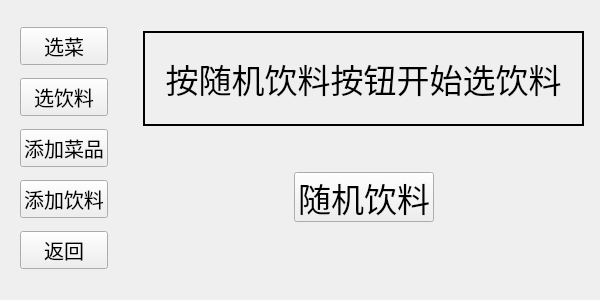
<?xml version="1.0" encoding="UTF-8"?>
<ui version="4.0">
 <class>Widget</class>
 <widget class="QWidget" name="Widget">
  <property name="geometry">
   <rect>
    <x>0</x>
    <y>0</y>
    <width>600</width>
    <height>300</height>
   </rect>
  </property>
  <property name="maximumSize">
   <size>
    <width>600</width>
    <height>300</height>
   </size>
  </property>
  <property name="windowTitle">
   <string>Widget</string>
  </property>
  <property name="autoFillBackground">
   <bool>false</bool>
  </property>
  <layout class="QHBoxLayout" name="horizontalLayout">
   <item>
    <widget class="QWidget" name="widget" native="true">
     <layout class="QVBoxLayout" name="verticalLayout_2">
      <item>
       <widget class="QPushButton" name="pushButton_4">
        <property name="font">
         <font>
          <pointsize>15</pointsize>
         </font>
        </property>
        <property name="text">
         <string>选菜</string>
        </property>
       </widget>
      </item>
      <item>
       <widget class="QPushButton" name="pushButton_7">
        <property name="font">
         <font>
          <pointsize>15</pointsize>
         </font>
        </property>
        <property name="text">
         <string>选饮料</string>
        </property>
        <property name="autoDefault">
         <bool>false</bool>
        </property>
       </widget>
      </item>
      <item>
       <widget class="QPushButton" name="pushButton_5">
        <property name="font">
         <font>
          <pointsize>15</pointsize>
         </font>
        </property>
        <property name="text">
         <string>添加菜品</string>
        </property>
        <property name="autoDefault">
         <bool>false</bool>
        </property>
       </widget>
      </item>
      <item>
       <widget class="QPushButton" name="pushButton_8">
        <property name="font">
         <font>
          <pointsize>15</pointsize>
         </font>
        </property>
        <property name="text">
         <string>添加饮料</string>
        </property>
        <property name="autoDefault">
         <bool>false</bool>
        </property>
       </widget>
      </item>
      <item>
       <widget class="QPushButton" name="pushButton_14">
        <property name="font">
         <font>
          <pointsize>15</pointsize>
         </font>
        </property>
        <property name="text">
         <string>返回</string>
        </property>
        <property name="autoDefault">
         <bool>false</bool>
        </property>
       </widget>
      </item>
     </layout>
    </widget>
   </item>
   <item>
    <widget class="QStackedWidget" name="stackedWidget">
     <property name="currentIndex">
      <number>1</number>
     </property>
     <widget class="QWidget" name="page">
      <layout class="QHBoxLayout" name="horizontalLayout_2">
       <item>
        <layout class="QGridLayout" name="gridLayout">
         <item row="2" column="5">
          <widget class="QPushButton" name="pushButton_3">
           <property name="maximumSize">
            <size>
             <width>100</width>
             <height>50</height>
            </size>
           </property>
           <property name="text">
            <string>北区随机</string>
           </property>
          </widget>
         </item>
         <item row="2" column="6">
          <spacer name="horizontalSpacer_6">
           <property name="orientation">
            <enum>Qt::Horizontal</enum>
           </property>
           <property name="sizeHint" stdset="0">
            <size>
             <width>40</width>
             <height>20</height>
            </size>
           </property>
          </spacer>
         </item>
         <item row="2" column="0">
          <spacer name="horizontalSpacer_3">
           <property name="orientation">
            <enum>Qt::Horizontal</enum>
           </property>
           <property name="sizeHint" stdset="0">
            <size>
             <width>40</width>
             <height>20</height>
            </size>
           </property>
          </spacer>
         </item>
         <item row="2" column="2">
          <spacer name="horizontalSpacer_4">
           <property name="orientation">
            <enum>Qt::Horizontal</enum>
           </property>
           <property name="sizeHint" stdset="0">
            <size>
             <width>40</width>
             <height>20</height>
            </size>
           </property>
          </spacer>
         </item>
         <item row="3" column="3">
          <spacer name="verticalSpacer_2">
           <property name="orientation">
            <enum>Qt::Vertical</enum>
           </property>
           <property name="sizeType">
            <enum>QSizePolicy::Fixed</enum>
           </property>
           <property name="sizeHint" stdset="0">
            <size>
             <width>20</width>
             <height>20</height>
            </size>
           </property>
          </spacer>
         </item>
         <item row="2" column="3">
          <spacer name="verticalSpacer">
           <property name="orientation">
            <enum>Qt::Vertical</enum>
           </property>
           <property name="sizeType">
            <enum>QSizePolicy::Fixed</enum>
           </property>
           <property name="sizeHint" stdset="0">
            <size>
             <width>20</width>
             <height>50</height>
            </size>
           </property>
          </spacer>
         </item>
         <item row="2" column="4">
          <spacer name="horizontalSpacer_5">
           <property name="orientation">
            <enum>Qt::Horizontal</enum>
           </property>
           <property name="sizeHint" stdset="0">
            <size>
             <width>40</width>
             <height>20</height>
            </size>
           </property>
          </spacer>
         </item>
         <item row="1" column="0" colspan="7">
          <widget class="QLabel" name="label">
           <property name="enabled">
            <bool>true</bool>
           </property>
           <property name="font">
            <font>
             <pointsize>25</pointsize>
            </font>
           </property>
           <property name="frameShape">
            <enum>QFrame::WinPanel</enum>
           </property>
           <property name="text">
            <string>按选菜按钮开始选菜</string>
           </property>
           <property name="alignment">
            <set>Qt::AlignCenter</set>
           </property>
          </widget>
         </item>
         <item row="2" column="1">
          <widget class="QPushButton" name="pushButton_2">
           <property name="maximumSize">
            <size>
             <width>100</width>
             <height>50</height>
            </size>
           </property>
           <property name="text">
            <string>南区随机</string>
           </property>
          </widget>
         </item>
        </layout>
       </item>
      </layout>
     </widget>
     <widget class="QWidget" name="page_2">
      <widget class="QWidget" name="gridLayoutWidget">
       <property name="geometry">
        <rect>
         <x>20</x>
         <y>20</y>
         <width>441</width>
         <height>211</height>
        </rect>
       </property>
       <layout class="QGridLayout" name="gridLayout_2">
        <item row="3" column="1">
         <spacer name="verticalSpacer_5">
          <property name="orientation">
           <enum>Qt::Vertical</enum>
          </property>
          <property name="sizeType">
           <enum>QSizePolicy::Fixed</enum>
          </property>
          <property name="sizeHint" stdset="0">
           <size>
            <width>20</width>
            <height>20</height>
           </size>
          </property>
         </spacer>
        </item>
        <item row="2" column="2">
         <spacer name="horizontalSpacer_8">
          <property name="orientation">
           <enum>Qt::Horizontal</enum>
          </property>
          <property name="sizeHint" stdset="0">
           <size>
            <width>40</width>
            <height>20</height>
           </size>
          </property>
         </spacer>
        </item>
        <item row="2" column="1">
         <widget class="QPushButton" name="pushButton_6">
          <property name="maximumSize">
           <size>
            <width>200</width>
            <height>50</height>
           </size>
          </property>
          <property name="font">
           <font>
            <pointsize>25</pointsize>
           </font>
          </property>
          <property name="text">
           <string>随机饮料</string>
          </property>
         </widget>
        </item>
        <item row="1" column="1">
         <spacer name="verticalSpacer_4">
          <property name="orientation">
           <enum>Qt::Vertical</enum>
          </property>
          <property name="sizeType">
           <enum>QSizePolicy::Fixed</enum>
          </property>
          <property name="sizeHint" stdset="0">
           <size>
            <width>20</width>
            <height>40</height>
           </size>
          </property>
         </spacer>
        </item>
        <item row="2" column="0">
         <spacer name="horizontalSpacer_7">
          <property name="orientation">
           <enum>Qt::Horizontal</enum>
          </property>
          <property name="sizeHint" stdset="0">
           <size>
            <width>40</width>
            <height>20</height>
           </size>
          </property>
         </spacer>
        </item>
        <item row="0" column="0" colspan="3">
         <widget class="QLabel" name="label_2">
          <property name="font">
           <font>
            <pointsize>25</pointsize>
           </font>
          </property>
          <property name="frameShape">
           <enum>QFrame::WinPanel</enum>
          </property>
          <property name="text">
           <string>按随机饮料按钮开始选饮料</string>
          </property>
          <property name="alignment">
           <set>Qt::AlignCenter</set>
          </property>
         </widget>
        </item>
       </layout>
      </widget>
     </widget>
     <widget class="QWidget" name="page_4">
      <widget class="QWidget" name="gridLayoutWidget_3">
       <property name="geometry">
        <rect>
         <x>20</x>
         <y>20</y>
         <width>441</width>
         <height>201</height>
        </rect>
       </property>
       <layout class="QGridLayout" name="gridLayout_5">
        <item row="1" column="1">
         <widget class="QPushButton" name="pushButton_13">
          <property name="minimumSize">
           <size>
            <width>0</width>
            <height>60</height>
           </size>
          </property>
          <property name="font">
           <font>
            <pointsize>15</pointsize>
           </font>
          </property>
          <property name="text">
           <string>北区</string>
          </property>
         </widget>
        </item>
        <item row="1" column="0">
         <widget class="QPushButton" name="pushButton_12">
          <property name="minimumSize">
           <size>
            <width>60</width>
            <height>60</height>
           </size>
          </property>
          <property name="font">
           <font>
            <pointsize>15</pointsize>
           </font>
          </property>
          <property name="text">
           <string>南区</string>
          </property>
         </widget>
        </item>
        <item row="0" column="0" colspan="2">
         <widget class="QLabel" name="label_5">
          <property name="font">
           <font>
            <pointsize>25</pointsize>
           </font>
          </property>
          <property name="frameShape">
           <enum>QFrame::WinPanel</enum>
          </property>
          <property name="text">
           <string>选择添加的区域</string>
          </property>
          <property name="alignment">
           <set>Qt::AlignCenter</set>
          </property>
         </widget>
        </item>
       </layout>
      </widget>
     </widget>
     <widget class="QWidget" name="page_3">
      <layout class="QHBoxLayout" name="horizontalLayout_3">
       <item>
        <layout class="QGridLayout" name="gridLayout_3">
         <item row="0" column="0" colspan="3">
          <widget class="QTextEdit" name="textEdit1">
           <property name="font">
            <font>
             <family>宋体</family>
             <pointsize>36</pointsize>
             <underline>true</underline>
             <kerning>true</kerning>
            </font>
           </property>
           <property name="cursor" stdset="0">
            <cursorShape>IBeamCursor</cursorShape>
           </property>
           <property name="html">
            <string>&lt;!DOCTYPE HTML PUBLIC &quot;-//W3C//DTD HTML 4.0//EN&quot; &quot;http://www.w3.org/TR/REC-html40/strict.dtd&quot;&gt;
&lt;html&gt;&lt;head&gt;&lt;meta name=&quot;qrichtext&quot; content=&quot;1&quot; /&gt;&lt;meta charset=&quot;utf-8&quot; /&gt;&lt;style type=&quot;text/css&quot;&gt;
p, li { white-space: pre-wrap; }
hr { height: 1px; border-width: 0; }
li.unchecked::marker { content: &quot;\2610&quot;; }
li.checked::marker { content: &quot;\2612&quot;; }
&lt;/style&gt;&lt;/head&gt;&lt;body style=&quot; font-family:'宋体'; font-size:36pt; font-weight:400; font-style:normal; text-decoration: underline;&quot;&gt;
&lt;p align=&quot;center&quot; style=&quot;-qt-paragraph-type:empty; margin-top:0px; margin-bottom:0px; margin-left:0px; margin-right:0px; -qt-block-indent:0; text-indent:0px; font-family:'Microsoft YaHei UI'; font-size:9pt;&quot;&gt;&lt;br /&gt;&lt;/p&gt;&lt;/body&gt;&lt;/html&gt;</string>
           </property>
          </widget>
         </item>
         <item row="2" column="0">
          <spacer name="horizontalSpacer_10">
           <property name="orientation">
            <enum>Qt::Horizontal</enum>
           </property>
           <property name="sizeHint" stdset="0">
            <size>
             <width>40</width>
             <height>20</height>
            </size>
           </property>
          </spacer>
         </item>
         <item row="1" column="1">
          <spacer name="verticalSpacer_6">
           <property name="orientation">
            <enum>Qt::Vertical</enum>
           </property>
           <property name="sizeType">
            <enum>QSizePolicy::Fixed</enum>
           </property>
           <property name="sizeHint" stdset="0">
            <size>
             <width>20</width>
             <height>40</height>
            </size>
           </property>
          </spacer>
         </item>
         <item row="2" column="2">
          <spacer name="horizontalSpacer_9">
           <property name="orientation">
            <enum>Qt::Horizontal</enum>
           </property>
           <property name="sizeHint" stdset="0">
            <size>
             <width>40</width>
             <height>20</height>
            </size>
           </property>
          </spacer>
         </item>
         <item row="2" column="1">
          <widget class="QPushButton" name="pushButton_11">
           <property name="minimumSize">
            <size>
             <width>150</width>
             <height>75</height>
            </size>
           </property>
           <property name="text">
            <string>确认添加菜品</string>
           </property>
          </widget>
         </item>
         <item row="3" column="1">
          <spacer name="verticalSpacer_3">
           <property name="orientation">
            <enum>Qt::Vertical</enum>
           </property>
           <property name="sizeType">
            <enum>QSizePolicy::Fixed</enum>
           </property>
           <property name="sizeHint" stdset="0">
            <size>
             <width>20</width>
             <height>50</height>
            </size>
           </property>
          </spacer>
         </item>
         <item row="1" column="0">
          <widget class="QLabel" name="label_4">
           <property name="text">
            <string/>
           </property>
           <property name="alignment">
            <set>Qt::AlignCenter</set>
           </property>
          </widget>
         </item>
        </layout>
       </item>
      </layout>
     </widget>
     <widget class="QWidget" name="page_6"/>
     <widget class="QWidget" name="page_5">
      <layout class="QHBoxLayout" name="horizontalLayout_4">
       <item>
        <layout class="QGridLayout" name="gridLayout_6">
         <item row="2" column="1">
          <widget class="QPushButton" name="pushButton_16">
           <property name="minimumSize">
            <size>
             <width>150</width>
             <height>75</height>
            </size>
           </property>
           <property name="text">
            <string>确认添加饮料</string>
           </property>
          </widget>
         </item>
         <item row="1" column="1">
          <spacer name="verticalSpacer_9">
           <property name="orientation">
            <enum>Qt::Vertical</enum>
           </property>
           <property name="sizeType">
            <enum>QSizePolicy::Fixed</enum>
           </property>
           <property name="sizeHint" stdset="0">
            <size>
             <width>20</width>
             <height>40</height>
            </size>
           </property>
          </spacer>
         </item>
         <item row="3" column="1">
          <spacer name="verticalSpacer_10">
           <property name="orientation">
            <enum>Qt::Vertical</enum>
           </property>
           <property name="sizeType">
            <enum>QSizePolicy::Fixed</enum>
           </property>
           <property name="sizeHint" stdset="0">
            <size>
             <width>20</width>
             <height>50</height>
            </size>
           </property>
          </spacer>
         </item>
         <item row="2" column="0">
          <spacer name="horizontalSpacer_13">
           <property name="orientation">
            <enum>Qt::Horizontal</enum>
           </property>
           <property name="sizeHint" stdset="0">
            <size>
             <width>40</width>
             <height>20</height>
            </size>
           </property>
          </spacer>
         </item>
         <item row="2" column="2">
          <spacer name="horizontalSpacer_14">
           <property name="orientation">
            <enum>Qt::Horizontal</enum>
           </property>
           <property name="sizeHint" stdset="0">
            <size>
             <width>40</width>
             <height>20</height>
            </size>
           </property>
          </spacer>
         </item>
         <item row="0" column="0" colspan="3">
          <widget class="QTextEdit" name="textEdit2">
           <property name="font">
            <font>
             <family>宋体</family>
             <pointsize>36</pointsize>
             <underline>true</underline>
             <kerning>true</kerning>
            </font>
           </property>
           <property name="cursor" stdset="0">
            <cursorShape>IBeamCursor</cursorShape>
           </property>
           <property name="html">
            <string>&lt;!DOCTYPE HTML PUBLIC &quot;-//W3C//DTD HTML 4.0//EN&quot; &quot;http://www.w3.org/TR/REC-html40/strict.dtd&quot;&gt;
&lt;html&gt;&lt;head&gt;&lt;meta name=&quot;qrichtext&quot; content=&quot;1&quot; /&gt;&lt;meta charset=&quot;utf-8&quot; /&gt;&lt;style type=&quot;text/css&quot;&gt;
p, li { white-space: pre-wrap; }
hr { height: 1px; border-width: 0; }
li.unchecked::marker { content: &quot;\2610&quot;; }
li.checked::marker { content: &quot;\2612&quot;; }
&lt;/style&gt;&lt;/head&gt;&lt;body style=&quot; font-family:'宋体'; font-size:36pt; font-weight:400; font-style:normal; text-decoration: underline;&quot;&gt;
&lt;p align=&quot;center&quot; style=&quot;-qt-paragraph-type:empty; margin-top:0px; margin-bottom:0px; margin-left:0px; margin-right:0px; -qt-block-indent:0; text-indent:0px; font-family:'Microsoft YaHei UI'; font-size:9pt;&quot;&gt;&lt;br /&gt;&lt;/p&gt;&lt;/body&gt;&lt;/html&gt;</string>
           </property>
          </widget>
         </item>
        </layout>
       </item>
      </layout>
     </widget>
    </widget>
   </item>
  </layout>
 </widget>
 <resources/>
 <connections/>
</ui>
